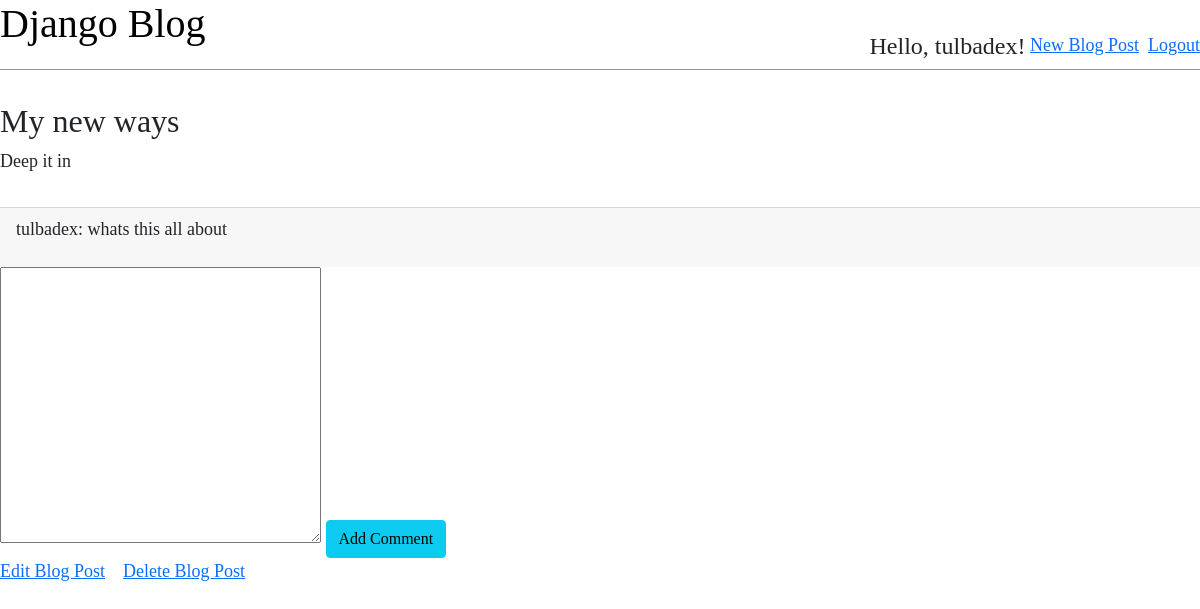
The app's page /blog/23/ (signed in) with its own data.
### blog/models.py (models this page shows, shortened)
class Post(models.Model):
    title = models.CharField(max_length=200)
    author = models.ForeignKey('auth.User', on_delete=models.CASCADE)
    body = models.TextField()

class Comment(models.Model):
    comment = models.CharField(max_length=140)
    author = models.ForeignKey(
        get_user_model(),
        on_delete=models.CASCADE
    )
    post = models.ForeignKey(
        Post,
        on_delete=models.CASCADE,
        related_name='comments'
    )
    def __str__(self):
        return self.comment

### blog/views.py (the view)
# urls.py: path('blog/<int:pk>/', BlogDetailView.as_view(), name="post_detail"),
class BlogDetailView(DetailView):
    model = Post
    template_name = 'post_detail.html'

### templates/post_detail.html (shortened to what this page needs)
{% extends 'base.html' %}
{% block content %}
    <div class="post-entry">
        <h2>{{ post.title }}</h2>
        <p>{{ post.body }}</p>
    </div>
    <div class="card-footer">
        {% for comment in post.comments.all %}
            <p>
                <span class="font-weight-bold">{{ comment.author }}:</span>
                {{ comment }}
            </p>
        {% endfor %}
    </div>
    {% if user.is_authenticated %}
    <form method="post" action="{% url 'posts:comment_new' post_pk=post.pk %}">
        <textarea name="comment" id="" cols="30" rows="10" required></textarea>
        <button class="btn btn-info" type="submit">Add Comment</button>
    </form>
    <a href="{% url 'posts:post_edit' post.pk %}">Edit Blog Post</a>&nbsp;&nbsp;&nbsp;
    <a href="{% url 'posts:post_delete' post.pk %}">Delete Blog Post</a>
    {% else %}
    <a href="{% url 'accounts:login' %}">Login to Comment</a>
    {% endif %}
{% endblock %}

### templates/base.html (shortened to what this page needs)
{% load static %}
<!DOCTYPE html>
<html lang="en">
<head>
    <link rel="stylesheet" href="{% static 'css/bootstrap.min.css' %}">
    <link rel="stylesheet" href="{% static 'css/base.css' %}">
</head>
<body>
    <header>
        <div class="nav-left">
            <h1><a href="{% url 'posts:home' %}">Django Blog</a></h1>
        </div>
        {% if user.is_authenticated %}
        <div class="nav-right">
            <h4><span>Hello, {{ user.username|default:'Guest' }}!</span></h4>&nbsp;
            <a href="{% url 'posts:post_new' %}">New Blog Post</a>&nbsp;&nbsp;
            <a href="{% url 'accounts:logout' %}">Logout</a>
        </div>
        {% else %}
        <div class="nav-right">
            <a href="{% url 'accounts:login' %}">Login</a>
        </div>
        {% endif %}
    </header>
    <div>
        {% block content %}
        {% endblock %}
    </div>
</body>
</html>

### static/css/base.css (style rules this page uses)
body { font-family: 'Source, Sans, pro'; font-size: 18px; }
header { border-bottom: 1px solid #999; margin-bottom: 2rem; display: flex; }
header h1 a { color: black; text-decoration: none; }
.nav-left { margin-right: auto; }
.nav-right { display: flex; padding-top: 2rem; }
.post-entry { margin-bottom: 2rem; }
.post-entry h2 { margin: 0.5rem 0; }
.post-entry p { margin: 0; font-weight: 400; }

### records on screen
Post: title "My new ways", body "Deep it in"
Comment: author "tulbadex", comment "whats this all about"

### other values on screen
{{ user.username|default:'Guest' }} "tulbadex"
